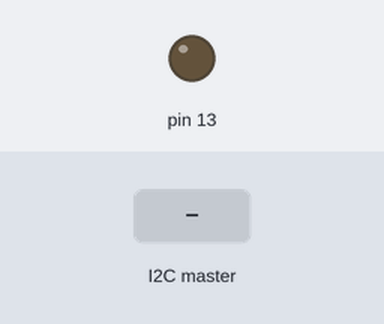
A sketch run on a simulated Arduino Uno, built with avr-gcc and run on an emulated ATmega328P. On the bench: output pins drawn as LEDs (lit = HIGH). Inputs (shaded band) come from the test bench.

Above: at 1.2 s.
1.3 s: the I2C master sends the byte 1
At 2.0 s:
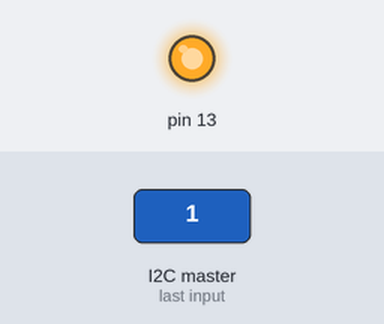
2.8 s: the I2C master sends the byte 0
At 3.2 s:
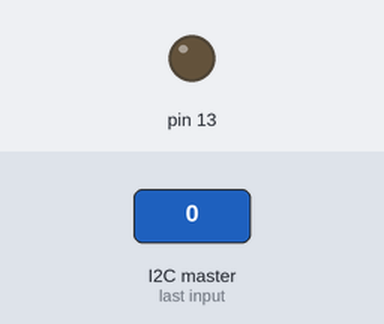
Timing chart, 0 to 5.8 s (numbered marks = the images above; inputs shaded):
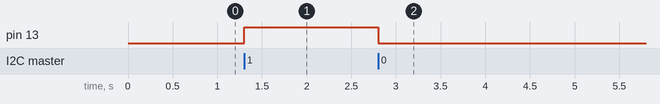

The sketch:

nano.ino
```cpp
#include <Wire.h>

const byte slaveId = 1;
void setup() {

Wire.begin(slaveId);
Wire.onReceive(receiveEvent);

pinMode(13, OUTPUT);
digitalWrite(13,LOW);

  // put your setup code here, to run once:

}

void loop() {
}

void receiveEvent(int howMany){
  int inChar;

  while(Wire.available() > 0){
    inChar = Wire.read();

    if (inChar == 1){
      digitalWrite(13,HIGH);

      }else if (inChar == 0){
        digitalWrite (13, LOW);
        }
    }


  }
```

Measured:
- after the input at 1.3 s, pin 13: LOW → HIGH at once
- after the input at 2.8 s, pin 13: HIGH → LOW at once
